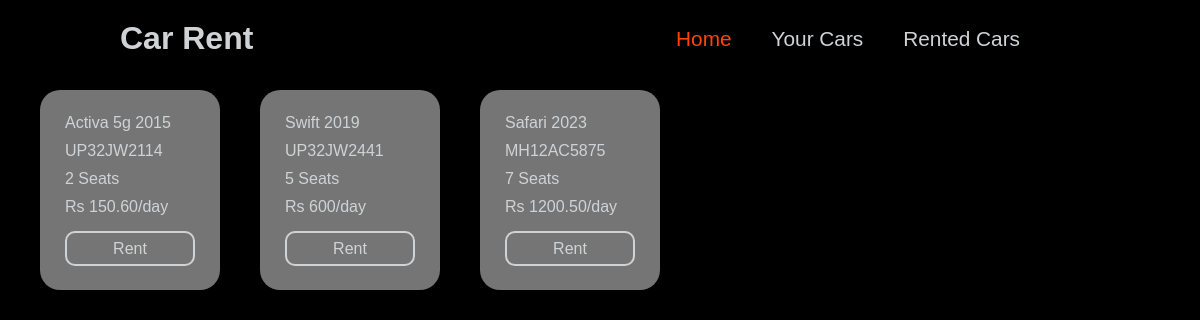
The page /index.php (signed in) on the database its author committed.
### tables this page shows
CREATE TABLE `cars` (
  `CarID` varchar(20) NOT NULL,
  `Model` varchar(50) NOT NULL,
  `Number` varchar(50) NOT NULL,
  `Seating` int NOT NULL,
  `Rent` varchar(20) NOT NULL,
  `AgencyID` varchar(20) NOT NULL,
  PRIMARY KEY (`CarID`),
  UNIQUE KEY `CarID_UNIQUE` (`CarID`)
);

### conn.php (called while the page is built, shortened)
<?php
$env = parse_ini_file('.env', false);
$conn = mysqli_connect($env["HOSTNAME"], $env["USERNAME"], $env["PASSWORD"], $env["DATABASE"], $env["PORT"]);
$carsQ = "SELECT * FROM `cars`";
$cars = mysqli_query($conn, $carsQ);

### index.php (the view, shortened to what this page needs)
<?php include 'conn.php';
?>
<!DOCTYPE html>
<html lang="en">
<head>
    <link rel="stylesheet" href="style.css" />
</head>
<body>
    <header>
        <div class="logo">
            <h2 class="logo-name">Car Rent</h2>
        </div>
        <nav class="navigation">
            <?php
            if (!isset($_COOKIE['UID'])) {
                echo '<button class="loginbtn-popup" onclick="loginPopup()">Login</button>';
            } else {
                if ($_COOKIE['Category'] == 'caragency_login') {
                    echo '<a class="current" href="index.php">Home</a>
                    <a href="yourcars.php">Your Cars</a>
                    <a href="rented.php">Rented Cars</a>';
                }
            }
            ?>
        </nav>
    </header>
    <div class="container">
        <?php
        while ($row = mysqli_fetch_assoc($cars)) {
            echo '<div class="av-car-div">
            <p>' . $row['Model'] . '</p><p>' . $row['Number'] . '</p>
            <p>' . $row['Seating'] . ' Seats</p><p>Rs ' . $row['Rent'] . '/day</p>
            <button class="rent-btn" onclick=' . "'" . 'rentPopup(' . json_encode($row) . ')' . "'" . '>Rent</button>
            </div>';
        }
        ?>
    </div>
</body>
</html>

### style.css (style rules this page uses)
html { scroll-behavior: smooth; }
* { margin: 0; padding: 0; box-sizing: border-box; font-family: sans-serif; -webkit-tap-highlight-color: transparent; --darkwhite: #d0d3d5; --saffron: #ff4500; }
body { background: black; font-size: 16px; }
header { position: fixed; top: 0; left: 0; width: 100%; padding: 20px 100px; display: flex; align-items: center; justify-content: space-between; z-index: 99; background-color: black; }
.logo { user-select: none; display: flex; align-items: start; margin-right: 40px; gap: 20px; color: var(--darkwhite); }
.logo-name { font-size: 2em; white-space: nowrap; }
.navigation { display: flex; align-items: center; justify-content: center; gap: 40px; }
.navigation a { position: relative; font-size: 1.3em; font-weight: 500; text-decoration: none; color: var(--darkwhite); transition: 0.5s; }
.navigation .current { color: var(--saffron); }
.container { width: 100%; height: 100%; display: flex; flex-wrap: wrap; justify-content: start; gap: 2.5em; margin-top: 80px; padding: 10px 40px; }
.av-car-div { width: 180px; height: 200px; background: #757575; color: var(--darkwhite); padding: 15px 25px; display: flex; flex-direction: column; justify-content: center; gap: 10px; border-radius: 20px; }
.av-car-div button { width: 100%; height: 35px; border: 2px solid var(--darkwhite); outline: none; background: transparent; border-radius: 10px; font-size: 1em; color: var(--darkwhite); font-weight: 500; cursor: pointer; transition: 0.5s; margin-top: 5px; }

### rows shown on the page
cars: Model "Activa 5g 2015", Number "UP32JW2114", Seating "2", Rent "150.60"
cars: Model "Swift 2019", Number "UP32JW2441", Seating "5", Rent "600"
cars: Model "Safari 2023", Number "MH12AC5875", Seating "7", Rent "1200.50"
